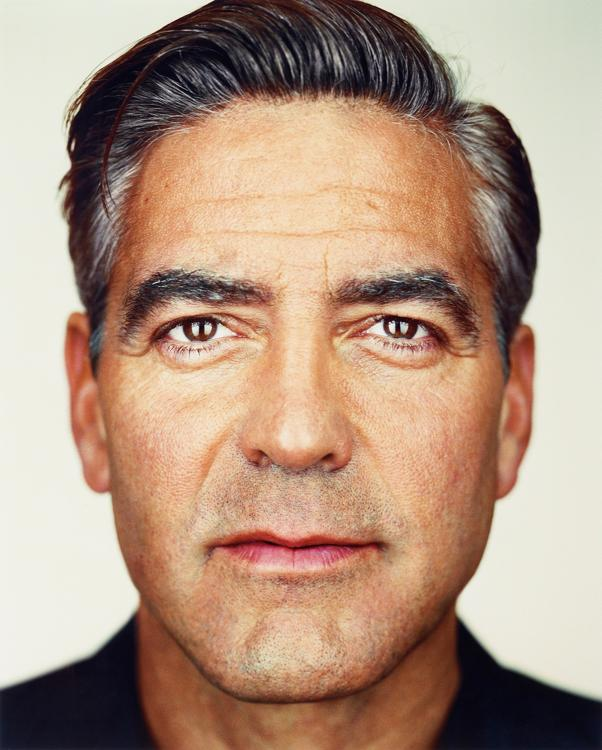
#> input picture proj3/data/george_small.jpg, 602 x 750 px
$ jupyter execute main2.ipynb   (shell and % lines are left out)
#> lines starting #> are read from the running program, lines starting #| are printed output that depends on the picture
[cell 1]
import numpy as np
import cv2
import math
from itertools import product

import skimage as sk
import skimage.io as skio
import skimage.data as data
import skimage.transform as sktr
from skimage.color import rgb2gray
from skimage.draw import polygon

import scipy.signal as signal
from scipy.spatial import Delaunay
from scipy.ndimage.interpolation import rotate

import matplotlib
import matplotlib.animation as animation
import matplotlib.pyplot as plt

[cell 2]
def get_points(im1, im2, num_pts):
    print('Please select {} points in each image for alignment.', num_pts)
    plt.imshow(im1)
    pts1 = np.array(plt.ginput(num_pts, timeout=0))
    plt.close()
    plt.imshow(im2)
    pts2 = np.array(plt.ginput(num_pts, timeout=0))
    plt.close()
    return pts1, pts2

[cell 3]
im1 = plt.imread('data/george_small.jpg')
#> im1 is the input picture: shape (750, 602, 3); mean R, G, B 177.7, 149.8, 130.3
im2 = plt.imread('data/me.jpg')
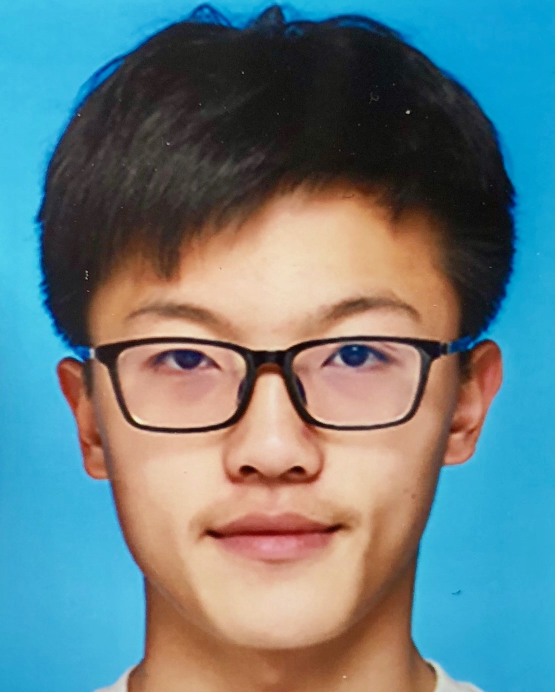
#> input picture proj3/data/me.jpg, 1110 x 1383 px (shown at 1/2 size)
#> im2 is the input picture: shape (1383, 1110, 3); mean R, G, B 103.5, 126.2, 130
im_shape = (750, 600)
im1 = sktr.resize(im1, im_shape)
#> im1: shape (750, 600, 3) float64
im2 = sktr.resize(im2, im_shape)
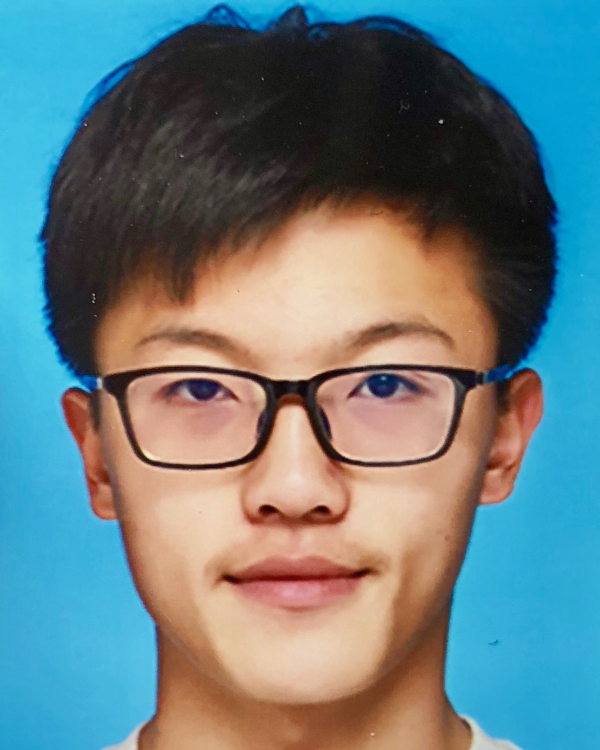
#> im2: shape (750, 600, 3) float64; mean R, G, B 0.406, 0.495, 0.51
pts1_orig, pts2_orig = get_points(im1, im2, 55)
